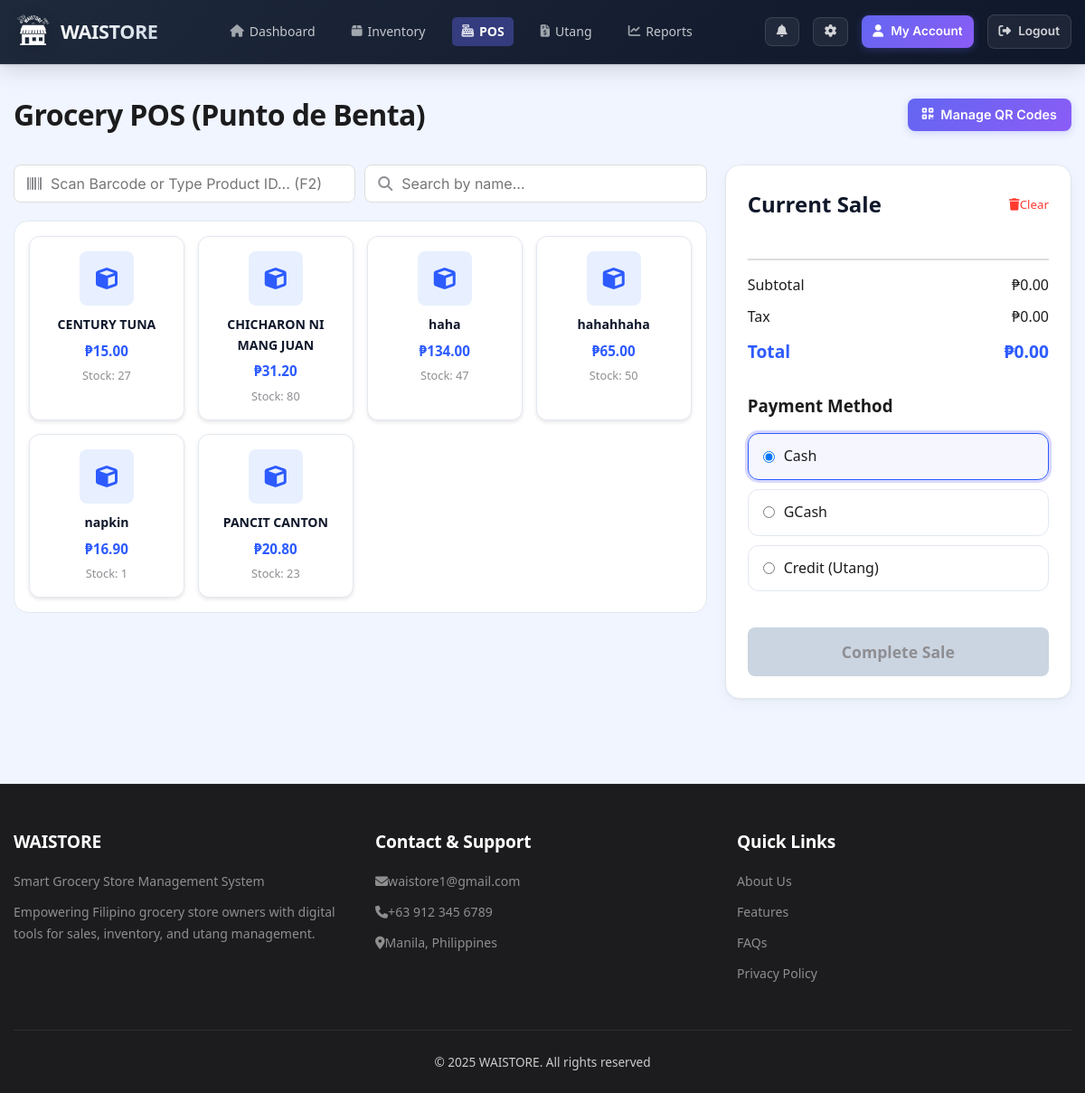
/pos.php (signed in), run on the app's committed database.
### tables this page shows
CREATE TABLE `products` (
  `id` int(10) unsigned NOT NULL AUTO_INCREMENT,
  `user_id` int(10) unsigned DEFAULT NULL,
  `name` varchar(100) NOT NULL,
  `price` decimal(10,2) NOT NULL,
  `purchase_price` decimal(10,2) DEFAULT 0.00,
  `selling_price` decimal(10,2) DEFAULT 0.00,
  `purchase_date` date DEFAULT NULL,
  `expiry_date` date DEFAULT NULL,
  `stock` int(11) NOT NULL DEFAULT 0,
  `created_at` timestamp NULL DEFAULT current_timestamp(),
  `updated_at` timestamp NULL DEFAULT current_timestamp() ON UPDATE current_timestamp(),
  `category` varchar(50) DEFAULT 'General',
  `description` text DEFAULT NULL,
  `barcode` varchar(100) DEFAULT NULL,
  PRIMARY KEY (`id`),
  KEY `fk_products_user` (`user_id`)
);

### appearance.php (called while the page is built, shortened)
<?php
$theme_class = 'theme-' . (isset($_SESSION['theme']) ? $_SESSION['theme'] : 'light');
?>

### pos.php (the view, shortened to what this page needs)
<?php
require_once 'appearance.php';
?>
<!DOCTYPE html>
<html lang="en">
<head>
    <link rel="stylesheet" href="https://cdnjs.cloudflare.com/ajax/libs/font-awesome/6.4.0/css/all.min.css">
    <link rel="stylesheet" href="waistore-global.css">
    <link rel="stylesheet" href="themes.css">
</head>
<body class="<?php echo $theme_class; ?>">
    <header>
        <div class="container">
            <div class="header-content">
                <div class="logo">
                    <img src="WAIS_LOGO.png" alt="WAISTORE Logo" style="height: 60px; width: 150;">
                    <span>WAISTORE</span>
                </div>
                <nav>
                    <ul>
                        <li><a href="dashboard.php"><i class="fas fa-home"></i> Dashboard</a></li>
                        <li><a href="inventory.php"><i class="fas fa-box"></i> Inventory</a></li>
                        <li><a href="pos.php" class="active"><i class="fas fa-cash-register"></i> POS</a></li>
                        <li><a href="debts.php"><i class="fas fa-file-invoice-dollar"></i> Utang</a></li>
                        <li><a href="reports.php"><i class="fas fa-chart-line"></i> Reports</a></li>
                    </ul>
                </nav>
                <div class="user-actions">
                    <a href="notifications.php" class="btn btn-outline"><i class="fas fa-bell"></i></a>
                    <a href="settings.php" class="btn btn-outline"><i class="fas fa-cog"></i></a>
                    <a href="account.php" class="btn btn-primary"><i class="fas fa-user"></i> My Account</a>
                    <a href="logout.php" class="btn btn-outline" style="margin-left:10px;"><i
                            class="fas fa-sign-out-alt"></i> Logout</a>
                </div>
            </div>
        </div>
    </header>
    <section class="page">
        <div class="container">
            <div class="page-header">
                <h1>Grocery POS (Punto de Benta)</h1>
                <button class="btn btn-primary" id="manageQrBtn"><i class="fas fa-qrcode"></i> Manage QR Codes</button>
            </div>
            <div class="pos-container">
                <div class="products-section">
                    <div class="search-bar-container" style="margin-bottom: 20px; display: flex; gap: 10px;">
                        <div class="search-bar" style="flex: 1; position: relative;">
                            <i class="fas fa-barcode"
                                style="position: absolute; left: 15px; top: 50%; transform: translateY(-50%); color: var(--gray);"></i>
                            <input type="text" id="barcodeInput" placeholder="Scan Barcode or Type Product ID... (F2)"
                                autofocus
                                style="width: 100%; padding: 10px 15px 10px 40px; border-radius: 8px; border: 1px solid #ddd; font-size: 1rem;">
                        </div>
                        <div class="search-bar" style="flex: 1; position: relative;">
                            <i class="fas fa-search"
                                style="position: absolute; left: 15px; top: 50%; transform: translateY(-50%); color: var(--gray);"></i>
                            <input type="text" id="searchInput" placeholder="Search by name..."
                                style="width: 100%; padding: 10px 15px 10px 40px; border-radius: 8px; border: 1px solid #ddd; font-size: 1rem;">
                        </div>
                    </div>
                    <div class="products-grid" id="productsGrid">
                        <?php
                        $servername = getenv("DB_HOST") ?: "localhost:3307";
                        $username = getenv("DB_USER") ?: "root";
                        $password = getenv("DB_PASS") ?: "";
                        $dbname = getenv("DB_NAME") ?: "waistore_db";
                        $conn = new mysqli($servername, $username, $password, $dbname);
                        $user_id = $_SESSION['user_id'];
                        $products_query = $conn->prepare("SELECT * FROM products WHERE user_id = ? ORDER BY name");
                        $products_query->bind_param("i", $user_id);
                        $products_query->execute();
                        $products_result = $products_query->get_result();
                        if ($products_result->num_rows > 0) {
                            while ($product = $products_result->fetch_assoc()) {
                                $out_of_stock = $product['stock'] <= 0;
                                $stock_class = $out_of_stock ? 'out-of-stock' : '';
                                echo "<div class='product-card $stock_class' data-id='" . $product['id'] . "' data-name='" . htmlspecialchars($product['name']) . "' data-price='" . $product['price'] . "' data-barcode='" . htmlspecialchars($product['barcode'] ?? '') . "' data-stock='" . $product['stock'] . "'>";
                                echo "<div class='product-image'>";
                                echo "<i class='fas fa-cube'></i>";
                                echo "</div>";
                                echo "<div class='product-name'>" . htmlspecialchars($product['name']) . "</div>";
                                echo "<div class='product-price'>₱" . number_format($product['price'], 2) . "</div>";
                                echo "<div class='product-stock'>Stock: " . $product['stock'] . "</div>";
                                echo "</div>";
                            }
                        } else {
                            echo "<div style='grid-column: 1 / -1; text-align: center; padding: 20px;'>No products found. Add products in the inventory first.</div>";
                        }
                        ?>
                    </div>
                </div>
                <div class="cart-container">
                    <div class="cart-header">
                        <h2>Current Sale</h2><button id="clear-cart"
                            style="background: none; border: none; color: var(--danger); cursor: pointer;"><i
                                class="fas fa-trash"></i>Clear </button>
                    </div>
                    <div class="cart-summary">
                        <div class="summary-row"><span>Subtotal</span><span id="subtotal">₱0.00</span></div>
                        <div class="summary-row"><span>Tax</span><span id="tax">₱0.00</span></div>
                        <div class="summary-row summary-total"><span>Total</span><span id="total">₱0.00</span></div>
                    </div>
                    <div class="payment-options">
                        <h3 style="margin-bottom: 15px;">Payment Method</h3>
                        <div class="payment-option selected" data-method="cash"><input type="radio" name="payment"
                                id="cash" checked><label for="cash">Cash</label></div>
                        <div class="payment-option" data-method="gcash"><input type="radio" name="payment"
                                id="gcash"><label for="gcash">GCash</label></div>
                        <div class="payment-option" data-method="credit"><input type="radio" name="payment"
                                id="credit"><label for="credit">Credit (Utang)</label></div>
                    </div><button class="checkout-btn" id="checkout-btn" disabled>Complete Sale</button>
                </div>
            </div>
        </div>
    </section>
    <footer>
        <div class="container">
            <div class="footer-content">
                <div class="footer-section">
                    <h3>WAISTORE</h3>
                    <p>Smart Grocery Store Management System</p>
                    <p>Empowering Filipino grocery store owners with digital tools for sales,
                        inventory,
                        and utang management.</p>
                </div>
                <div class="footer-section">
                    <h3>Contact & Support</h3>
                    <p><i class="fas fa-envelope"></i>waistore1@gmail.com</p>
                    <p><i class="fas fa-phone"></i>+63 912 345 6789</p>
                    <p><i class="fas fa-map-marker-alt"></i>Manila, Philippines</p>
                </div>
                <div class="footer-section">
                    <h3>Quick Links</h3>
                    <p><a href="about_us.php" style="color: #ccc;">About Us</a></p>
                    <p><a href="dashboard.php" style="color: #ccc;">Features</a></p>
                    <p><a href="faqs.php" style="color: #ccc;">FAQs</a></p>
                    <p><a href="privacy_policy.php" style="color: #ccc;">Privacy Policy</a></p>
                </div>
            </div>
            <div class="footer-bottom">
                <p>&copy;
                    2025 WAISTORE. All rights reserved</p>
            </div>
        </div>
    </footer>
</body>
</html>

### themes.css (style rules this page uses)
.theme-blue { --primary: #2D5BFF; --primary-dark: #1A46E0; --secondary: #FF9E1A; --accent: #34C759; --danger: #FF3B30; --warning: #FF9500; --light: #E8F0FF; --dark: #1C1C1E; --gray: #8E8E93; --background: #F0F5FF; --card-bg: #FFFFFF; --text-color: #1C1C1E; --border-color: #D1E0FF; --glass-bg: rgba(255, 255, 255, 0.8); }
body { background-color: var(--background); color: var(--text-color); transition: background-color 0.3s ease, color 0.3s ease; }
header { background: linear-gradient(135deg, var(--primary), var(--primary-dark)); transition: background 0.3s ease; }
.btn-primary { background-color: var(--secondary); transition: background-color 0.3s ease; }

### pos.php (style rules this page uses)
* { margin: 0; padding: 0; box-sizing: border-box; font-family: 'Segoe UI', Tahoma, Geneva, Verdana, sans-serif; }
body { background-color: var(--background); color: var(--dark); line-height: 1.6; }
.container { max-width: 1200px; margin: 0 auto; padding: 0 15px; }
header { background: linear-gradient(135deg, var(--primary), var(--primary-dark)); color: white; padding: 15px 0; box-shadow: 0 2px 10px rgba(0, 0, 0, 0.1); position: sticky; top: 0; z-index: 100; }
.header-content { display: flex; justify-content: space-between; align-items: center; }
.logo { display: flex; align-items: center; gap: 10px; font-size: 1.5rem; font-weight: 700; }
nav ul { display: flex; list-style: none; gap: 20px; }
nav a { color: white; text-decoration: none; font-weight: 500; padding: 5px 10px; border-radius: 5px; transition: background 0.3s; }
nav a:hover, nav a.active { background: rgba(255, 255, 255, 0.1); }
.user-actions { display: flex; align-items: center; gap: 15px; }
.btn { padding: 8px 16px; border-radius: 8px; border: none; font-weight: 600; cursor: pointer; transition: all 0.3s; }
.btn-primary { background-color: var(--secondary); color: white; }
.btn-outline { background: transparent; border: 1px solid white; color: white; }
.page { padding: 30px 0; }
.page-header { margin-bottom: 30px; display: flex; justify-content: space-between; align-items: center; }
.page-header h1 { font-size: 2rem; color: var(--dark); }
.pos-container { display: grid; grid-template-columns: 2fr 1fr; gap: 20px; }
.products-grid { display: grid; grid-template-columns: repeat(auto-fill, minmax(150px, 1fr)); gap: 15px; max-height: 500px; overflow-y: auto; padding: 10px; background-color: var(--card-bg); border-radius: 12px; }
.product-card { background-color: white; border-radius: 8px; padding: 15px; text-align: center; box-shadow: 0 2px 4px rgba(0, 0, 0, 0.1); cursor: pointer; transition: transform 0.2s; }
.product-image { width: 60px; height: 60px; background-color: var(--light); border-radius: 8px; margin: 0 auto 10px; display: flex; align-items: center; justify-content: center; font-size: 1.5rem; color: var(--primary); }
.product-name { font-weight: 600; margin-bottom: 5px; }
.product-price { color: var(--primary); font-weight: 700; }
.product-stock { font-size: 0.8rem; color: var(--gray); margin-top: 5px; }
.cart-container { background-color: var(--card-bg); border-radius: 12px; padding: 20px; display: flex; flex-direction: column; }
.cart-header { margin-bottom: 20px; display: flex; justify-content: space-between; align-items: center; }
.cart-header h2 { font-size: 1.5rem; }
.cart-summary { border-top: 2px solid #ddd; padding-top: 15px; }
.summary-row { display: flex; justify-content: space-between; margin-bottom: 10px; }
.summary-total { font-weight: 700; font-size: 1.2rem; color: var(--primary); }
.payment-options { margin: 20px 0; }
.payment-option { display: flex; align-items: center; gap: 10px; margin-bottom: 10px; padding: 10px; border-radius: 8px; background-color: white; cursor: pointer; }
.payment-option.selected { border: 2px solid var(--primary); }
.checkout-btn { background-color: var(--accent); color: white; padding: 15px; border-radius: 8px; border: none; font-weight: 700; font-size: 1.1rem; cursor: pointer; width: 100%; margin-top: 10px; }
.checkout-btn:disabled { background-color: var(--gray); cursor: not-allowed; }
footer { background-color: var(--dark); color: white; padding: 30px 0; margin-top: 50px; }
.footer-content { display: flex; justify-content: space-between; flex-wrap: wrap; gap: 30px; }
.footer-section { flex: 1; min-width: 250px; }
.footer-section h3 { margin-bottom: 15px; font-size: 1.2rem; }
.footer-section p { margin-bottom: 10px; color: #ccc; }
.footer-bottom { text-align: center; margin-top: 30px; padding-top: 20px; border-top: 1px solid #444; color: #ccc; }

### data on the page
products: name "CENTURY TUNA", price "15.00", stock "27"
products: name "CHICHARON NI MANG JUAN", price "31.20", stock "80"
products: name "haha", price "134.00", stock "47"
products: name "hahahhaha", price "65.00", stock "50"
products: name "napkin", price "16.90", stock "1"
products: name "PANCIT CANTON", price "20.80", stock "23"
